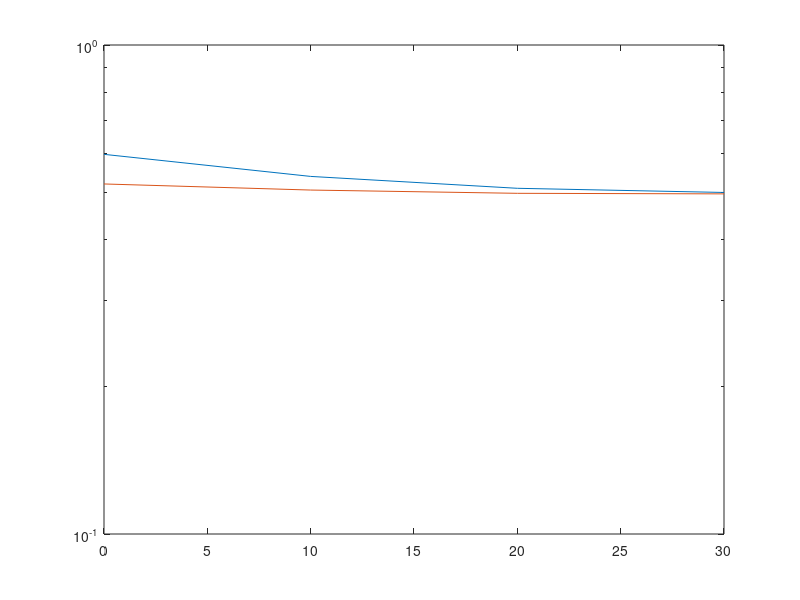

This chart was generated by the following MATLAB code:
clear all;
snrdb = [0  10  20  30];

% Iterate through the signal to noise data ratio matrix.
for k = 1 : length(snrdb)
    SNR=10^(snrdb(k)/10);
    ct=10000;

    sum1=0;
    sum2=0;
    
% Create upperbound of data analysis iterations and initialize random data modulation band.
    for i = 1 : ct
        s = randsrc(1, 1, [3 1 -1 -3]); 
        h1 = randn(1,1); % Create channels for data passthrough.
        h2 = randn(1,1);
        h3 = randn(1,1);
        n = randn(1,1)/sqrt(SNR); % Generate random AWGN noise.
        
% Receive data observations on signal plus noise.
        y1 = h1 * s+ h2 * s + n; 
        y2 = abs(h1) * s + abs(h2) * s + abs(h3) * s + n; 
        
% Detect data using prior estimates of observation output.
        prio_est1 =y1/(h1+h2); % First step of detection 
        prio_est2 = y2/(abs(h1)  + abs(h2) + abs(h3));
        
% Refine the prior estimates, with a conditional check of datasum condition from input to output.          
        est1 = sign(prio_est1); % Second step
        est2 = sign(prio_est2);

        if est1 ~= s
            sum1 = sum1+1;
        end
        
        if est2 ~= s
            sum2 = sum2+1;
        end
    end

    p1(k)= sum1/ct;
    p2(k) = sum2/ct;
end
semilogy(snrdb,p1,snrdb,p2) % Plot transfer lifetime on semiology 
